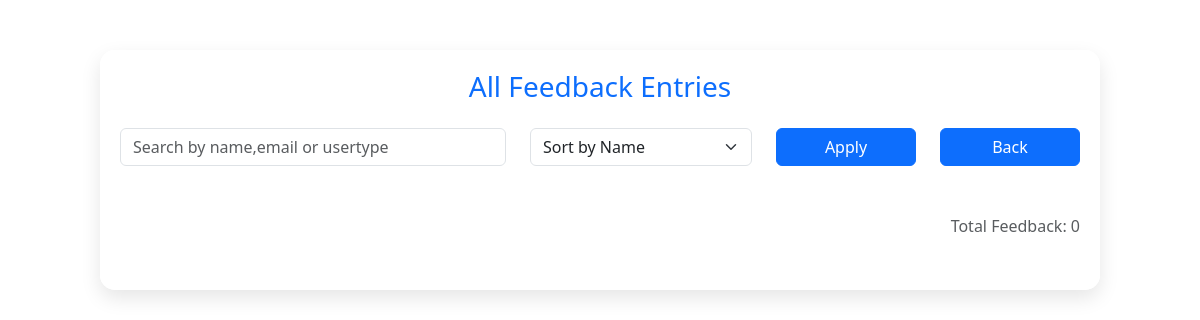
The app's page /view-feedback, older data.
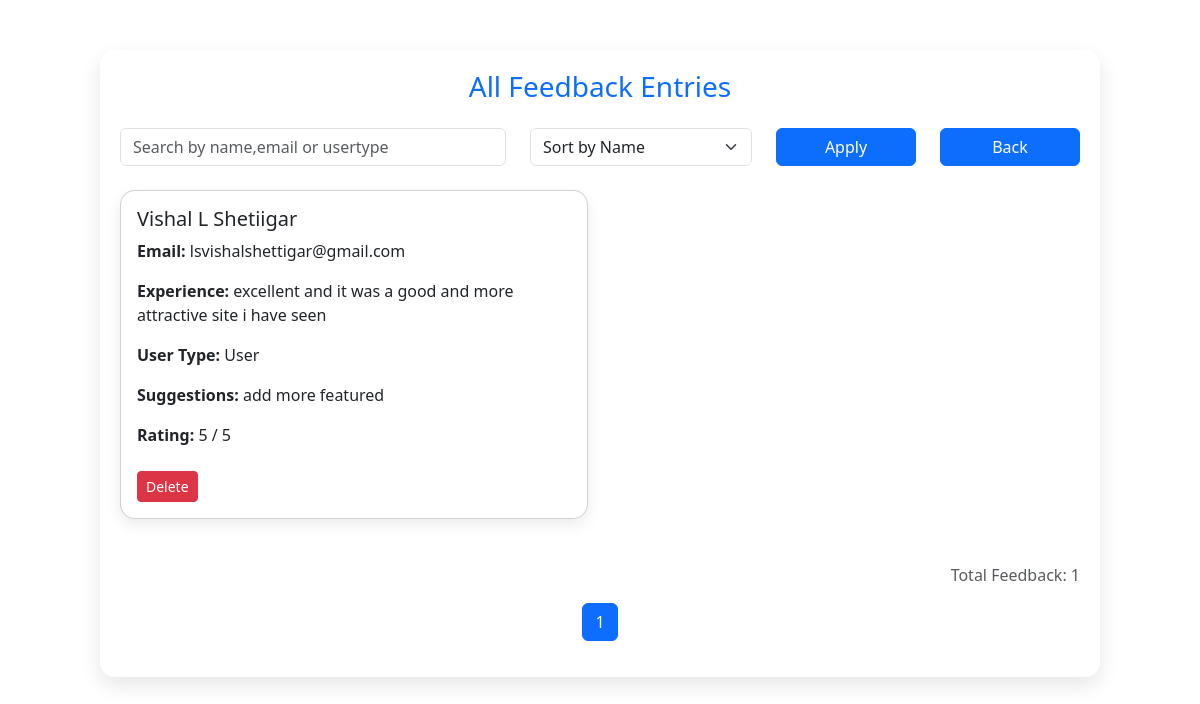
The same page, newer data.
### tables this page shows
CREATE TABLE feedback (
            id INTEGER PRIMARY KEY AUTOINCREMENT,
            name TEXT,
            email TEXT,
            experience TEXT,
            user_type TEXT,
            suggestions TEXT,
            rating INTEGER
        );

### app.py (the view)
@app.route('/view-feedback')
def view_feedback():
    conn = get_db_connection()
    cursor = conn.cursor()
    search = request.args.get('search', '')
    sort = request.args.get('sort', 'name')
    page = int(request.args.get('page', 1))
    per_page = 6
    query = "SELECT * FROM feedback"
    params = []
    if search:
        query += " WHERE name LIKE ? OR email LIKE ? OR user_type LIKE ?"
        params.extend([f"%{search}%"] * 3)
    query += f" ORDER BY {sort}"
    cursor.execute(query, params)
    all_feedback = cursor.fetchall()
    total = len(all_feedback)
    total_pages = (total + per_page - 1) // per_page
    feedbacks = all_feedback[(page - 1) * per_page: page * per_page]
    conn.close()
    return render_template('view-feedback.html',
        feedbacks=[dict(row) for row in feedbacks],
        total_feedback=total,
        total_pages=total_pages,
        page=page,
        action_status=request.args.get('status')
    )

### app.py (called while the page is built)
def get_db_connection():
    conn = sqlite3.connect('career_counselor.db')
    conn.row_factory = sqlite3.Row
    return conn

### templates/view-feedback.html (shortened to what this page needs)
<!DOCTYPE html>
<html lang="en">
<head>
  <link rel="stylesheet" href="https://cdn.jsdelivr.net/npm/bootstrap@5.3.0/dist/css/bootstrap.min.css">
</head>
<body>
  <div class="container container-box">
    <h3 class="text-center text-primary mb-4">All Feedback Entries</h3>
    <form method="GET" action="/view-feedback" class="row mb-4">
      <div class="col-md-5">
        <input type="text" class="form-control" name="search" placeholder="Search by name,email or usertype" value="{{ request.args.get('search', '') }}">
      </div>
      <div class="col-md-3">
        <select name="sort" class="form-select">
          <option value="name" {% if request.args.get('sort') == 'name' %}selected{% endif %}>Sort by Name</option>
        </select>
      </div>
      <div class="col-md-2">
        <button type="submit" class="btn btn-primary w-100">Apply</button>
      </div>
      <div class="col-md-2">
        <a href="/admin-dashboard" class="btn btn-primary w-100">Back</a>
      </div>
    </form>
    <div class="row">
      {% for feedback in feedbacks %}
      <div class="col-md-6">
        <div class="card card-feedback p-3">
          <h5>{{ feedback.name }}</h5>
          <p><strong>Email:</strong> {{ feedback.email }}</p>
          <p><strong>Experience:</strong> {{ feedback.experience }}</p>
          <p><strong>User Type:</strong> {{ feedback.user_type }}</p>
          <p><strong>Suggestions:</strong> {{ feedback.suggestions or "No suggestions" }}</p>
          <p><strong>Rating:</strong> {{ feedback.rating }} / 5</p>
          <div class="mt-2">
            <form action="/delete-feedback/{{ feedback.id }}" method="POST" class="d-inline">
              <button type="submit" class="btn btn-danger btn-sm" onclick="return confirm('Are you sure you want to delete this feedback?')">Delete</button>
            </form>
          </div>
        </div>
      </div>
      {% endfor %}
    </div>
    <p class="mt-4 text-end text-muted">Total Feedback: {{ total_feedback }}</p>
    <nav aria-label="Page navigation">
      <ul class="pagination justify-content-center">
        {% for p in range(1, total_pages + 1) %}
        <li class="page-item {% if p == page %}active{% endif %}">
          <a class="page-link" href="?page={{ p }}&search={{ request.args.get('search', '') }}&sort={{ request.args.get('sort', '') }}">{{ p }}</a>
        </li>
        {% endfor %}
      </ul>
    </nav>
  </div>
</body>
</html>

Row changes from the older to the newer data that the page shows:
added feedback: name "Vishal L Shetiigar", email "lsvishalshettigar@gmail.com", experience "excellent and it was a good and more attractive site i have seen", user_type "User", suggestions "add more featured", rating "5"
Text that changed along with them:
{{ total_feedback }}: "0" → "1"
new list line: "1"
